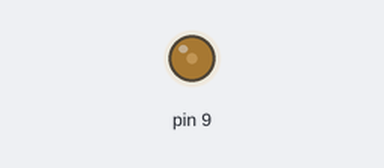
Bench run of a sketch on a simulated Arduino Uno, built with avr-gcc and run on an emulated ATmega328P. Parts: output pins drawn as LEDs (lit = HIGH).

Above: at 0.05 s.
At 1.75 s:
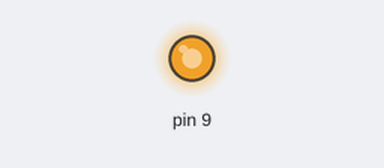
At 3.45 s:
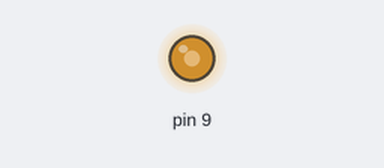
At 6.9 s:
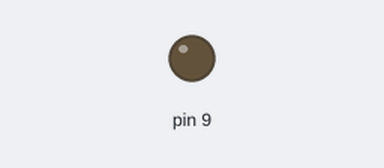
Timing chart, 0 to 11.4 s (numbered marks = the images above):
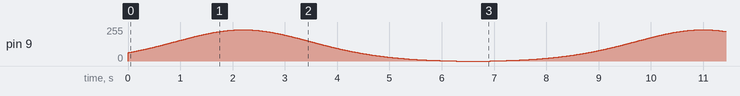

The sketch:

breathing_led.ino
```cpp
//Enzo Vito
//14 July 2016
//DESCRIPTION: This sketch modulates the light of an LED as if it were "breathing". This is inspired by the LEDs found in Mac laptops in standby.
//EQUIPMENT:
//- Arduino Uno Rev 3
//- LED
//- Jumper wires
//- Solderless breadboard
//FUNCTIONS:
//- pinMode(pin,mode) configures a pin to behave as an input or an output
//- float datatype for a number with a decimal point
//- exp() exponential function e^()
//- sin() sine function
//- millis() returns the number of milliseconds since the Arduino began running current program. Similar to tic/toc on Matlab.
//- analogWrite() writes the analog value (PWM wave) to a pin
//=========================
//=========================

void setup()
{
  pinMode(9, OUTPUT);
}
//This sets up pin 9 on the Arduino as an OUTPUT.
//For the "breathing" effect to work, the output needs to come from a pin that supports pulse width modulation (PWM). This is indicated
//by the "~" symbol. The pins that are supported on the Uno Rev 3 are 3, 5, 6, 9, 10, and 11.

//=========================
//=========================
void loop()
{
  float val = (exp(sin(millis()/3500.0*2.5)) - 0.36787944)*100;
  analogWrite(9, val);
}
//This is the equation that modulates the light in a sine wave like form.
//Increasing 3500.0 or 2.5 increases the time it takes for the LED to dim and brighten. Increasing the value makes the light "choppy" as it fades/brightens to/from OFF.
```
